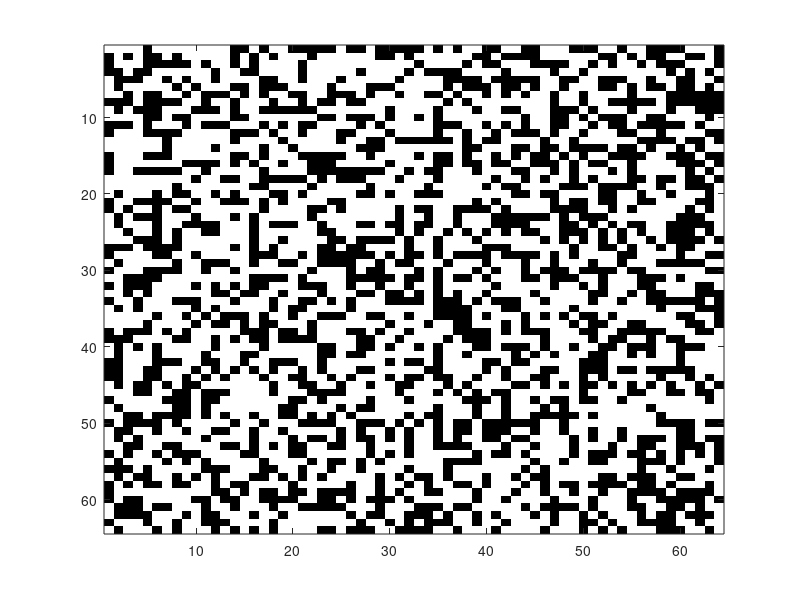

The MATLAB source for this figure: (Note: this script raises an error after producing the figure.)
%%%%%%%%%%%%%%%%%%%%%%%%%%%%%%%%%%%%%%%%%%%%%%%%%%%%%%%%%%%%%%%%%
% Introduction to Scientific Computing - WBCS14003              %
%                                                               %
%  Simulate spatial pattern formation in Matlab                 %
%  via cellular automata                                        %
%                                                               %
%%%%%%%%%%%%%%%%%%%%%%%%%%%%%%%%%%%%%%%%%%%%%%%%%%%%%%%%%%%%%%%%%

clc;                                 % clear the command window 
close all                            % close open figure windows      
clear all;                           % remove items from the workspace

n=64;                                % number of cells horizontally/vertically
p=0.6;                               % probability that a cell is alive 
max_gen=100;                         % maximal number of generations

% Initialize matrix A 
imname='random';                     % name of the pattern
A=rand(n,n)<p;                       % n x n matrix A with random zeroes/ones
                                     % expected number of living cells is p (for n large)

% Print the initial fraction of living cells on the screen
fprintf('initial fraction of living cells=%f\n',sum(sum(abs(A)))/n^2);

% Display the initial pattern of living and dead cells as an image 
% The living cells are white, the dead cells black. 
figure;                              % open a figure window
imHandle = imagesc(A,[0 1]);         % display the matrix A as an image. 
                                     % The value range of A is [0 1].
colormap(gray);                      % set a gray scale color table

% Write the image to a PNG file
gen=1;                               % current generation number 
imfile = [imname,'_n=',int2str(n),'_p=',num2str(p),'_gen=',int2str(gen),'.png'];
imwrite(A, imfile);                  % write A 

% Expand matrix A to matrix A1 because of the extra borders needed
A1=zeros(n+2,n+2);                   % initialise (n+2)x(n+2) matrix with zeroes 
A1(2:n+1,2:n+1)=A;                   % Insert matrix A in matrix A1 

% Now compute the successive generations via the majority rule. 
% The algorithm should terminate as soon as no more differences 
% occur between successive generations.

% Here comes your code ....
for g = 1 : max_gen
    A_current = A1;
    for i = 2 : (n + 1) %Forul pentru randuri
        for j = 2 : (n + 1)  %Forul pentru coloane
            % doua ifuri in foul acesta verifica daca celula e vie sau
            % moarta
            if (A_current(i,j) == 0) % e moarta
                x =  getValue(A_current, 1, i, j); %vede daca in apropiere sunt mai mult de 4 vii
                if (x == 1) %verifica daca trebuie de inviat
                    A1(i,j) = 1; % o invie
                end
            end
                
            if (A_current(i,j) == 1) % e vie
                x = getValue(A_current, 0, i, j);  %vede daca in apropiere sunt mai mult de 4 morti
                if (x == 1)
                    A1(i,j) = 0; % o omoara nahui
                end
            end
        end  
    end
    %aici prosta se printeaza si se verifica daca am ajuns la final, poti
    %sa nu vnicaesti
    % treb di pus si saveul la imagine, iasna?
    set(imHandle, 'CData' , A1);
    drawnow ;
    pause(0.1);
    if (isequal(A1,A_current == true))
        fprintf('initial fraction of living cells=%f\n',sum(sum(abs(A1)))/n^2);
        break;    
    end
    A_current = A1;
end


%crce functia asta lucreaza asa:
% inchipuieti un patrat de 3x3 si celula pe care o verificam e in centru
% pai ea verifica daca ce-i inafara satisface conidtia, gen numara cati
% morti sau vii sunt, eu ii dau toata matricea(ea plbm va lucra daor cu un
% patrat 3x3), stateul asta ce sa caute(0 morti, 1 viu), row si col asta-i
% pozitia la celula noastra
function x=getValue(Arr, state, row, col)
    counter = 0;
    for r = (row - 1) : (row + 1)
        for c = (col - 1) : (col + 1)
            if (((r ~= row) || (c ~= col)) && (Arr(r,c) == state))
                counter = counter + 1;
            end
        end
    end
    if (counter > 4)
        x = 1;
    else
        x = 0;
    end
    
end